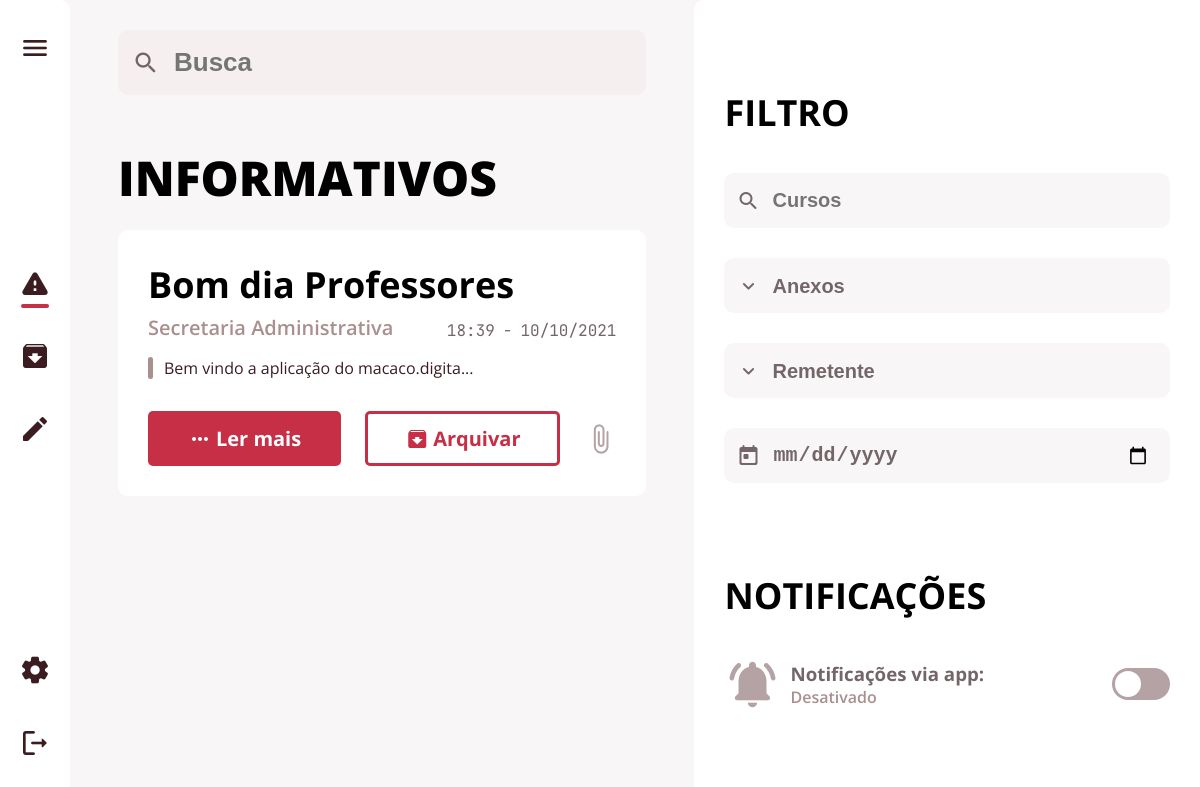
Screenshot of / (signed in) with the database file from the repository.
### app/database/models.py (models this page shows)
class Postagem(db.Model):
    id = db.Column(db.Integer, primary_key=True, autoincrement=True)
    assunto = db.Column(db.String, nullable=False)
    data = db.Column(db.DateTime, default=datetime.now)
    texto = db.Column(db.String, nullable=False)
    recebido = db.Column(db.String, nullable=False)
    remetente = db.Column(db.String, nullable=False)
    user_id = db.Column(db.Integer, db.ForeignKey('user.id'))

### app/routes.py (the view)
@routes.route('/', methods=["GET", "POST"])
@login_required
def inicio():
    posts = Postagem.query.filter_by(
        recebido=user.cargo).order_by(Postagem.data.desc()).all()
    return render_template("home.html", posts=posts, user=user)

### app/routes.py (called while the page is built)
@login_manager.user_loader
def load_user(user_id):
    return User.query.get(int(user_id))

### app/templates/home.html (shortened to what this page needs)
{% extends 'base.html' %}
{% block main_text %}INFORMATIVOS{% endblock %}
{% block btn_empty %}
<button class="btn btn-empty">
  <span class="material-icons-round">archive</span>
  <p>Arquivar</p>
</button>
{% endblock %}

### app/templates/base.html (shortened to what this page needs)
<!DOCTYPE html>
<html lang="en">
<head>
  <link rel="stylesheet" href="{{url_for('static', filename='style/base.css')}}">
</head>
<body>
  <div class="menu-wrapper">
    <div class="flex-nowrap">
      <nav class="main-nav">
        <div class="main-nav-items top-items">
          <button class="hamburger-menu">
            <span class="material-icons-round medium-icon ">menu</span>
          </button>
        </div>
        <div class="main-nav-items middle-items">
          <a href="/">
            <span class="material-icons-round medium-icon">warning</span>
            <div class="selection-bar is-selected"></div>
          </a>
          <a href="/arquivos">
            <span class="material-icons-round medium-icon">archive</span>
          </a>
          {% if user.envia %}
          <a href="/editar">
            <span class="material-icons-round medium-icon">edit</span>
          </a>
          {% endif %}
        </div>
        <div class="main-nav-items bottom-items">
          <a href="/config">
            <span class="material-icons-round medium-icon">settings</span>
          </a>
          <a href="/logout">
            <span class="material-icons-round medium-icon">logout</span>
          </a>
        </div>
      </nav>
      <div class="middle-box">
        <div class="middle-box-wrapper">
          {% block search %}
          <div class="input-wrapper search-box">
            <input type="search" name="busca" placeholder="Busca">
          </div>
          {% endblock %}
          <main class="base-main">
            {% block main %}
            <div class="main-text">{% block main_text %}INFORMATIVOS{% endblock %}</div>
            {% for post in posts %}
            <div class="card-box">
              <h2 class="title-text">{{ post.assunto }}</h2>
              <div class="text-title-area">
                <h3 class="sender-name">{{ post.remetente }}</h3>
                <div class="send-date">
                  <p class="hour">{{ post.data.strftime('%H:%M') }}</p>
                  <p class="date">{{ post.data.strftime('%d/%m/%Y') }}</p>
                </div>
              </div>
              <div class="text-area">
                <p>{{ post.texto }}</p>
              </div>
              <div class="bottom-buttons">
                <button class="btn btn-full">
                  <span class="material-icons-round">more_horiz</span>
                  <p>Ler mais</p>
                </button>
                {% block btn_empty %}{% endblock %}
                <span class="material-icons-round card-icon">
                </span>
              </div>
            </div>
            {% endfor %}
            {% endblock %}
          </main>
        </div>
      </div>
      <div class="right-menu">
        <div class="filter-section">
          <h2 class="section-title filter-title">FILTRO</h2>
          <form action="">
            {% if user.envia==1 %}
            <div class="input-wrapper small-input">
              <input type="search" name="cursos" placeholder="Cursos">
            </div>
            {% endif %}
            <div class="dropdown-wrapper">
              <div class="input-wrapper small-input">
                <select name="anexos" id="anexos">
                  <option value="" disabled selected>Anexos</option>
                </select>
              </div>
              <div class="input-wrapper small-input">
                <select name="remetente" id="remetente">
                  <option value="" disabled selected>Remetente</option>
                </select>
              </div>
            </div>
            <div class="input-wrapper small-input">
              <input type="date" name="data" placeholder="Dia/Mes/Ano">
            </div>
          </form>
        </div>
        <div class="notifications-section">
          <h2 class="section-title notifications-title">Notificações</h2>
          <div class="notifications-wrapper">
            <span class="material-icons-round big-icon">notifications_active</span>
            <div class="notifications-text">
              <h3>Notificações via app:</h3>
              <p>Desativado</p>
            </div>
            <div class="redondinho">
              <div class="circle"></div>
            </div>
          </div>
        </div>
      </div>
    </div>
  </div>
</body>
</html>

### rows the page displays
Postagem: assunto "Bom dia Professores", remetente "Secretaria Administrativa", data "18:39", data "10/10/2021", texto "Bem vindo a aplicação do macaco.digita"
